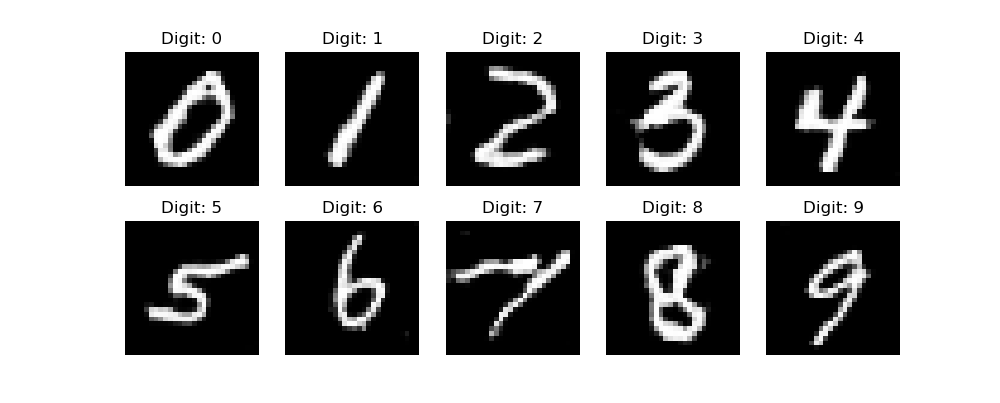

Here is the Python script that generated this plot:
import matplotlib.pyplot as plt
import numpy as np

from keras import backend
from keras.datasets import mnist
from keras.layers import Dense, Flatten, Reshape, Activation, BatchNormalization, Dropout, Input, Lambda, Embedding,Multiply,Concatenate
from keras.layers.advanced_activations import LeakyReLU
from keras.layers.convolutional import Conv2D, Conv2DTranspose
from keras.models import Sequential,Model
from keras.optimizers import Adam
from keras.utils import to_categorical


img_rows = 28
img_cols = 28
channels = 1

# Input image dimensions
img_shape = (img_rows, img_cols, channels)

# Size of the noise vector, used as input to the Generator
z_dim = 100
# 0 ~ 9
num_class = 10

def build_generator(z_dim):
    '''
    要將 label 和 noise 作 element wise
    Generator
    z noise vector use FC and reshape to 7 X 7 X 256
    Transpose to 14 X 14 X 128
    BatchNormalization and LeakyReLU
    Transpose to 14 X 14 X 64 (same height and width: Conv2DTranspose stride = 1)
    BatchNormalization and LeakyReLU
    Transpose to 28 X 28 X 1 (same the image hight and width)
    tanh
    '''
    model = Sequential()
    # z noise vector use FC and reshape to 7 X 7 X 256
    model.add(Dense(256 * 7 * 7, input_dim=z_dim))
    model.add(Reshape((7, 7, 256)))

    # Transpose to 14 X 14 X 128
    model.add(Conv2DTranspose(128, kernel_size=3, strides=2, padding="same"))

    # BatchNormalization
    model.add(BatchNormalization())

    # Leaky ReLU activation
    model.add(LeakyReLU(alpha=0.01))

    # Transpose to 14 X 14 X 64
    model.add(Conv2DTranspose(64, kernel_size=3, strides=1, padding="same"))

    # BatchNormalization
    model.add(BatchNormalization())

    # Leaky ReLU activation
    model.add(LeakyReLU(alpha=0.01))

    # Transpose to 28 X 28 X 1
    model.add(Conv2DTranspose(1, kernel_size=3, strides=2, padding="same"))

    # Output layer with tanh activation
    model.add(Activation('tanh'))

    return model

def build_cgan_generator(z_dim):
    # combine noise and label
    # then put in original gan
    z = Input(shape=(z_dim,))

    label = Input(shape=(1,), dtype='int32')

    label_embedding = Embedding(num_class, z_dim, input_length=1)(label)

    label_embedding = Flatten()(label_embedding)

    joined_representation = Multiply()([z, label_embedding])

    generator = build_generator(z_dim)

    conditioned_img = generator(joined_representation)

    return Model([z, label], conditioned_img)


def build_discriminator(img_shape):
    '''
        Discriminator
        input 28 X 28 X 1  output vector  true or false

        28 X 28 X 1  to 14 X 14 X 32
        LeakyReLU (not use BatchNormalization in this time)
        14 X 14 X 32 to 7 X 7 X 64
        BatchNormalization and LeakyReLU
        7 X 7 X 64 to 4 X 4 X 128
        BatchNormalization and LeakyReLU
        4 X 4 X 128 Flatten to 2048
        FC and sigmoid
    '''
    model = Sequential()

    # 28 X 28 X 2  to 14 X 14 X 64
    model.add(Conv2D(64, kernel_size=3, strides=2, input_shape=(img_shape[0], img_shape[1], img_shape[2] + 1), padding="same"))

    # Leaky ReLU activation
    model.add(LeakyReLU(alpha=0.01))

    # 14 X 14 X 64 to 7 X 7 X 64
    model.add(Conv2D(64, kernel_size=3, strides=2, input_shape=img_shape, padding="same"))

    # BatchNormalization
    model.add(BatchNormalization())

    # Leaky ReLU activation
    model.add(LeakyReLU(alpha=0.01))

    # 7 X 7 X 64 to 4 X 4 X 128
    model.add(Conv2D(128, kernel_size=3, strides=2, input_shape=img_shape, padding="same"))

    # BatchNormalization
    model.add(BatchNormalization())

    # Leaky ReLU activation
    model.add(LeakyReLU(alpha=0.01))

    # Flatten
    model.add(Flatten())

    # Output layer with sigmoid activation
    model.add(Dense(1, activation='sigmoid'))

    return model

def build_cgan_discriminator(img_shape):

    img = Input(shape=img_shape)

    label = Input(shape=(1,), dtype='int32')

    label_embedding = Embedding(num_class, np.prod(img_shape), input_length=1)(label)#np.prod(img_shape)= 28 X 28 X 2 = 784

    label_embedding = Flatten()(label_embedding)

    label_embedding = Reshape(img_shape)(label_embedding)

    concatenated = Concatenate(axis=-1)([img, label_embedding])

    discriminator = build_discriminator(img_shape)

    classification = discriminator(concatenated)

    return Model([img, label], classification)

def build_cgan(generator, discriminator):
     z = Input(shape=(z_dim, ))

     labels = Input(shape=(1, ))

     img = generator([z, labels])

     classification = discriminator([img, labels])

     model = Model([z, labels], classification)

     return  model


discriminator = build_cgan_discriminator(img_shape)
discriminator.compile(loss='binary_crossentropy',
                      optimizer=Adam(),
                      metrics=['accuracy'])

discriminator.trainable = False
generator = build_cgan_generator(z_dim)
cgan = build_cgan(generator, discriminator)
cgan.compile(loss='binary_crossentropy', optimizer=Adam())

losses = []
accuracies = []

def train(iterations, batch_size, sample_interval):
    # Load the MNIST dataset
    (X_train, Y_train), (_, _) = mnist.load_data()
    # Rescale [0, 255] grayscale pixel values to [-1, 1]
    X_train = X_train / 127.5 - 1.0
    X_train = np.expand_dims(X_train, axis=3)
    # Labels for real images: all ones
    real = np.ones((batch_size, 1))
    # Labels for fake images: all zeros
    fake = np.zeros((batch_size, 1))
    for iteration in range(iterations):
        # -------------------------
        #  Train the Discriminator
        # -------------------------
        # Get a random batch of real images
        idx = np.random.randint(0, X_train.shape[0], batch_size)
        imgs, label= X_train[idx], Y_train[idx]
        # Generate a batch of fake images
        z = np.random.normal(0, 1, (batch_size, 100))
        gen_imgs = generator.predict([z,label])
        # Train Discriminator
        d_loss_real = discriminator.train_on_batch([imgs,label], real)
        d_loss_fake = discriminator.train_on_batch([gen_imgs,label], fake)
        d_loss = 0.5 * np.add(d_loss_real, d_loss_fake)
        # ---------------------
        #  Train the Generator
        # ---------------------
        # Generate a batch of fake images
        z = np.random.normal(0, 1, (batch_size, 100))
        labels =np.random.randint(0,num_class, batch_size).reshape(-1, 1)
        # Train Generator
        g_loss = cgan.train_on_batch([z,labels], real)
        if (iteration + 1) % sample_interval == 0:

            # Output training progress
            print("%d [D loss: %f, acc.: %.2f%%] [G loss: %f]" %
                  (iteration + 1, d_loss[0], 100.0 * d_loss[1], g_loss))

            losses.append((d_loss[0], g_loss))
            accuracies.append(100 * d_loss[1])
            # Output a sample of generated image
            sample_images()

def sample_images(image_grid_rows=2, image_grid_columns=5):

    # Sample random noise
    z = np.random.normal(0, 1, (image_grid_rows * image_grid_columns, z_dim))
    # Sample random label
    labels = np.arange(0, 10).reshape(-1, 1)

    # Generate images from random noise and label
    gen_imgs = generator.predict([z,labels])
    # Rescale image pixel values to [0, 1]
    gen_imgs = 0.5 * gen_imgs + 0.5
    # Set image grid
    fig, axs = plt.subplots(image_grid_rows,
                            image_grid_columns,
                            figsize=(10, 4),
                            sharey=True,
                            sharex=True)

    cnt = 0
    for i in range(image_grid_rows):
        for j in range(image_grid_columns):
            # Output a grid of images
            axs[i, j].imshow(gen_imgs[cnt, :, :, 0], cmap='gray')
            axs[i, j].axis('off')
            axs[i, j].set_title("Digit: %d" %labels[cnt])
            cnt += 1
    plt.show()

# Set hyperparameters
iterations = 120000
batch_size = 32
sample_interval = 1000

# Train the GAN for the specified number of iterations
train(iterations, batch_size, sample_interval)
